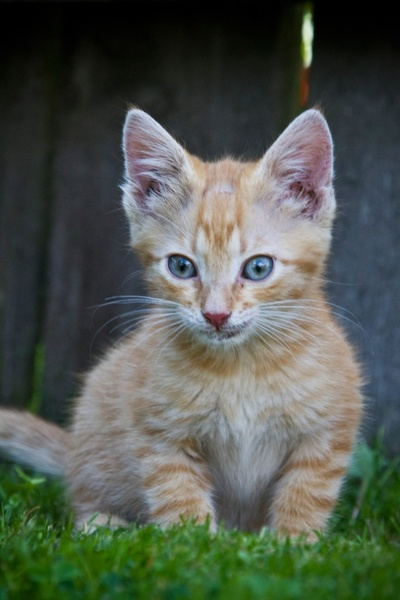
#> input picture Program & images/kitten.jpg, 400 x 600 px
$ python work_2_4.py
#> lines starting #> are read from the running program, lines starting #| are printed output that depends on the picture
import numpy as np
import cv2

image = cv2.imread("kitten.jpg", 1)
#> image is the input picture: shape (600, 400, 3); mean B, G, R 79.5, 89, 81.4
cv2.imshow("original", image)

# Gaussian blur
blur = cv2.GaussianBlur(image, (5,55), 0)       # x and y coordinates
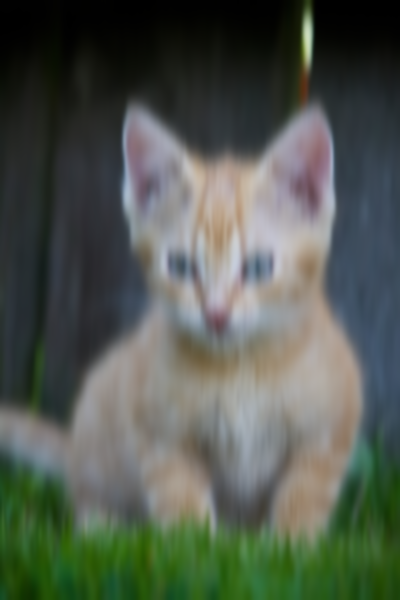
#> blur: shape (600, 400, 3); mean B, G, R 79.5, 89, 81.4
cv2.imshow("after", blur)

#dilation and erosion
kernal = np.ones((5,5), 'uint8')				# x and y

dilate = cv2.dilate(image, kernal, iterations=1)
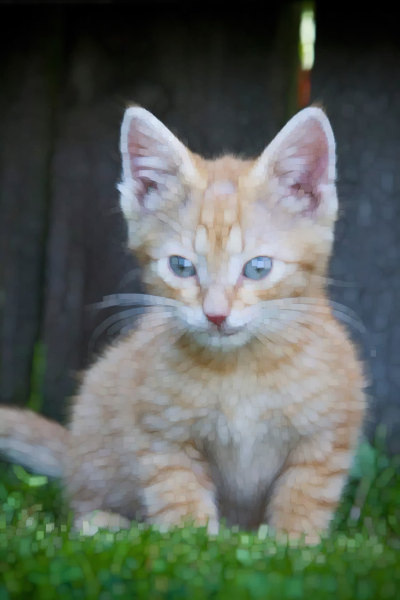
#> dilate: shape (600, 400, 3); mean B, G, R 92.1, 99.9, 91.8
erode = cv2.erode(image, kernal, iterations=1)
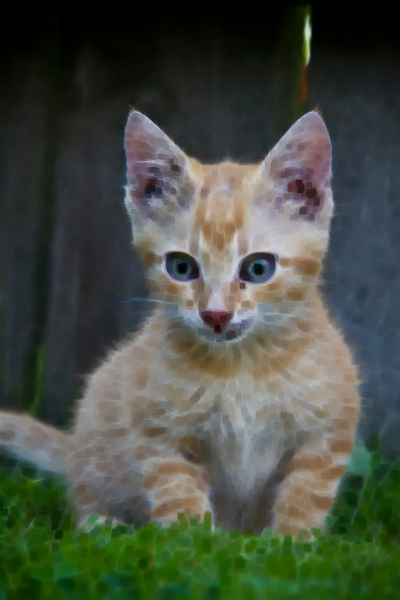
#> erode: shape (600, 400, 3); mean B, G, R 67, 78.1, 71

cv2.imshow("Dilate", dilate)
cv2.imshow("Erosion", erode)

cv2.waitKey(0)
cv2.destroyAllWindows()

$ run again, with Program & images/butterfly.jpg copied over Program & images/kitten.jpg
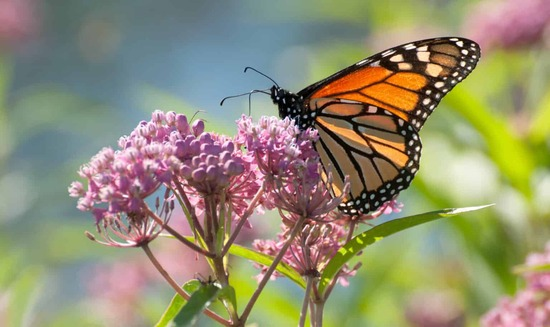
#> input picture Program & images/butterfly.jpg, 550 x 327 px
#> image is the input picture: shape (327, 550, 3); mean B, G, R 113.6, 141.5, 146.3
#> `dilate = cv2.dilate(image, kernal, iterations=1)`:
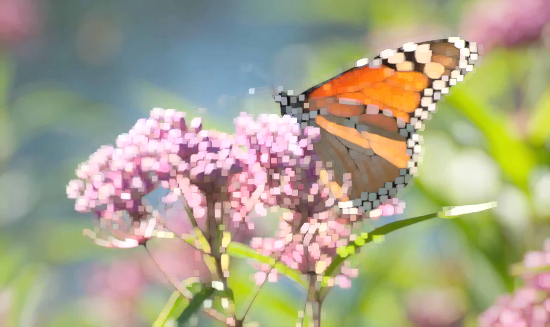
#> dilate: shape (327, 550, 3); mean B, G, R 137.1, 163.3, 168.4
#> `erode = cv2.erode(image, kernal, iterations=1)`:
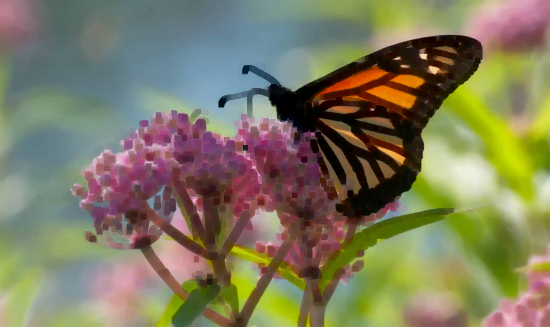
#> erode: shape (327, 550, 3); mean B, G, R 94.1, 122.7, 126.7
